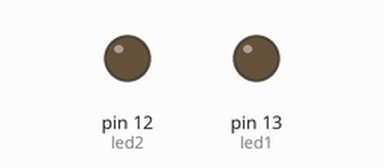
Bench run of a sketch on a simulated Arduino Uno, built with avr-gcc and run on an emulated ATmega328P. On the bench: output pins drawn as LEDs (lit = HIGH). What the sketch prints to the serial monitor is not drawn.

Above: at 0.1 s.
Timing chart, 0 to 1.6 s (numbered marks = the images above):
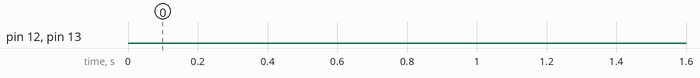

The sketch:

brightness_control.ino
```cpp
/*
  Control the brightness of LEDs which parallel connected. Using similar mechanism of PWM, range from 0~255
 @author M Chen
 @author Q Chen
 */

// Pin 13 and 12 has an LED connected on most Arduino boards.
// give it a name:
int led1 = 13;
int led2 = 12;
// the time that the LEDs remain on
float ledOnTime = 0;
// the time that the LEDs remain off, we choose 20 miliseconds because it the time that it can't distinguish the LEDs on or off. So t
// e total delay time is 20 miliseconds. But can be changed later.
float ledOffTime = 20;

// the setup routine runs once when you press reset:
void setup() {
  // initialize the digital pin as an output.
  pinMode(led1, OUTPUT);
  pinMode(led2, OUTPUT);
  Serial.begin(9600);
  Serial.println("Input a number ranging from 0~255 ");
}

// the loop routine runs over and over again forever:
void loop() {
  // use serial input to control the brightness, input should be 0~255 ratio
  if(Serial.available()){
    float brightRatio = Serial.parseFloat();
    //    int brightRatio = Serial.parseInt();
    if(brightRatio < 0 || brightRatio > 255)
      Serial.println("Invalid input");
    else{
      ledOnTime = 20 * brightRatio / 255;
      ledOffTime = 20 - ledOnTime;
    }
  }

  digitalWrite(led1, HIGH);   // turn the LED on (HIGH is the voltage level)
  digitalWrite(led2, HIGH);   // turn the LED on (HIGH is the voltage level)
  delay(ledOnTime);               // wait for a second

  digitalWrite(led1, LOW);    // turn the LED off by making the voltage LOW
  digitalWrite(led2, LOW);    // turn the LED off by making the voltage LOW
  delay(ledOffTime);          // wait for a second
}
```
